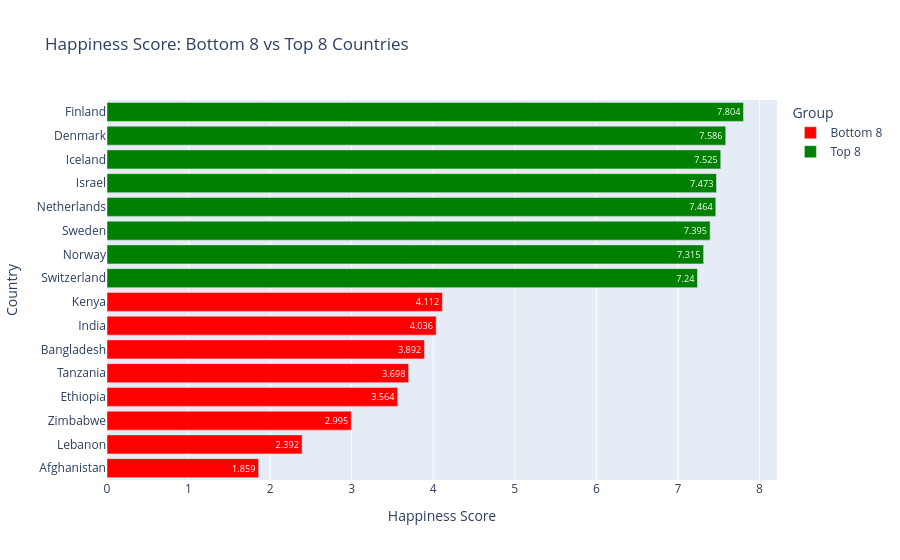

Here is the notebook cell this chart was saved with:
### Code cell
plot = px.bar(combined, x='Happiness_Score', y='Country', orientation='h',
              color='Group', color_discrete_map={'Top 8':'green','Bottom 8':'red'},
              title='Happiness Score: Bottom 8 vs Top 8 Countries',
                labels={'Happiness_Score':'Happiness Score', 'Country':'Country'},
                text='Happiness_Score')
plot.show()

### Figure 1 — Plotly figure (JSON) as saved in the notebook; plotly's stock layout.template omitted (floating-point values rounded to 4 significant figures)
{"data": [{"hovertemplate": "Group=Bottom 8<br>Happiness Score=%{text}<br>Country=%{y}<extra></extra>", "legendgroup": "Bottom 8", "marker": {"color": "red", "pattern": {"shape": ""}}, "name": "Bottom 8", "orientation": "h", "showlegend": true, "text": [1.859, 2.392, 2.995, 3.564, 3.698, 3.892, 4.036, 4.112], "textposition": "auto", "type": "bar", "x": [1.859, 2.392, 2.995, 3.564, 3.698, 3.892, 4.036, 4.112], "xaxis": "x", "y": ["Afghanistan", "Lebanon", "Zimbabwe", "Ethiopia", "Tanzania", "Bangladesh", "India", "Kenya"], "yaxis": "y"}, {"hovertemplate": "Group=Top 8<br>Happiness Score=%{text}<br>Country=%{y}<extra></extra>", "legendgroup": "Top 8", "marker": {"color": "green", "pattern": {"shape": ""}}, "name": "Top 8", "orientation": "h", "showlegend": true, "text": [7.24, 7.315, 7.395, 7.464, 7.473, 7.525, 7.586, 7.804], "textposition": "auto", "type": "bar", "x": [7.24, 7.315, 7.395, 7.464, 7.473, 7.525, 7.586, 7.804], "xaxis": "x", "y": ["Switzerland", "Norway", "Sweden", "Netherlands", "Israel", "Iceland", "Denmark", "Finland"], "yaxis": "y"}], "layout": {"barmode": "relative", "legend": {"title": {"text": "Group"}, "tracegroupgap": 0}, "title": {"text": "Happiness Score: Bottom 8 vs Top 8 Countries"}, "xaxis": {"anchor": "y", "domain": [0, 1], "title": {"text": "Happiness Score"}}, "yaxis": {"anchor": "x", "domain": [0, 1], "title": {"text": "Country"}}}}
